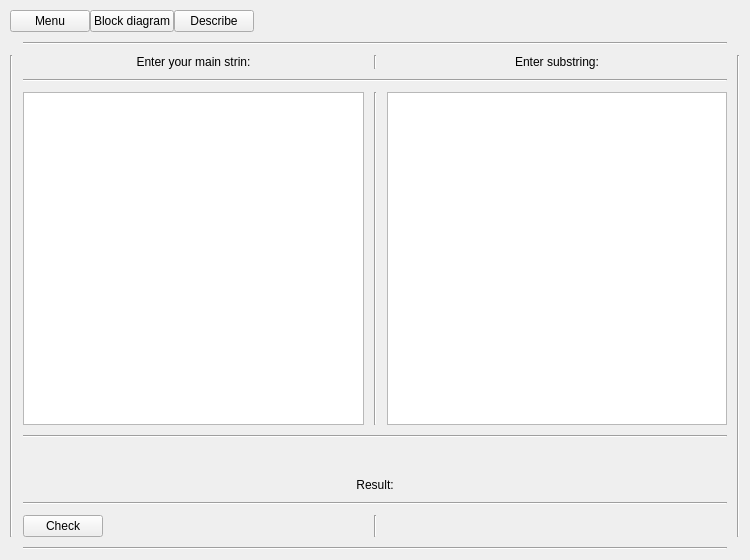
<?xml version="1.0" encoding="UTF-8"?>
<ui version="4.0">
 <class>Lab7Window</class>
 <widget class="QWidget" name="Lab7Window">
  <property name="geometry">
   <rect>
    <x>0</x>
    <y>0</y>
    <width>750</width>
    <height>560</height>
   </rect>
  </property>
  <property name="windowTitle">
   <string>Lab 7</string>
  </property>
  <layout class="QGridLayout" name="gridLayout_2">
   <property name="leftMargin">
    <number>10</number>
   </property>
   <property name="topMargin">
    <number>10</number>
   </property>
   <property name="rightMargin">
    <number>10</number>
   </property>
   <property name="bottomMargin">
    <number>10</number>
   </property>
   <property name="spacing">
    <number>0</number>
   </property>
   <item row="0" column="0">
    <layout class="QGridLayout" name="GLRoot" rowstretch="0,0">
     <property name="spacing">
      <number>10</number>
     </property>
     <item row="1" column="0">
      <layout class="QGridLayout" name="GLBody">
       <property name="spacing">
        <number>10</number>
       </property>
       <item row="8" column="1">
        <widget class="QPushButton" name="pBtnCheck">
         <property name="sizePolicy">
          <sizepolicy hsizetype="Maximum" vsizetype="Minimum">
           <horstretch>0</horstretch>
           <verstretch>0</verstretch>
          </sizepolicy>
         </property>
         <property name="text">
          <string>Check</string>
         </property>
        </widget>
       </item>
       <item row="1" column="4" rowspan="8">
        <widget class="Line" name="line_9">
         <property name="orientation">
          <enum>Qt::Vertical</enum>
         </property>
        </widget>
       </item>
       <item row="1" column="1">
        <widget class="QLabel" name="LMainString">
         <property name="text">
          <string>Enter your main strin:</string>
         </property>
         <property name="alignment">
          <set>Qt::AlignCenter</set>
         </property>
        </widget>
       </item>
       <item row="5" column="3">
        <spacer name="verticalSpacer_2">
         <property name="orientation">
          <enum>Qt::Vertical</enum>
         </property>
         <property name="sizeType">
          <enum>QSizePolicy::Preferred</enum>
         </property>
         <property name="sizeHint" stdset="0">
          <size>
           <width>20</width>
           <height>20</height>
          </size>
         </property>
        </spacer>
       </item>
       <item row="9" column="1" colspan="3">
        <widget class="Line" name="line_3">
         <property name="orientation">
          <enum>Qt::Horizontal</enum>
         </property>
        </widget>
       </item>
       <item row="1" column="2">
        <widget class="Line" name="line_5">
         <property name="orientation">
          <enum>Qt::Vertical</enum>
         </property>
        </widget>
       </item>
       <item row="3" column="2">
        <widget class="Line" name="line_4">
         <property name="orientation">
          <enum>Qt::Vertical</enum>
         </property>
        </widget>
       </item>
       <item row="2" column="1" colspan="3">
        <widget class="Line" name="line_2">
         <property name="orientation">
          <enum>Qt::Horizontal</enum>
         </property>
        </widget>
       </item>
       <item row="3" column="3">
        <widget class="QTextEdit" name="TESubString"/>
       </item>
       <item row="8" column="2">
        <widget class="Line" name="line_6">
         <property name="orientation">
          <enum>Qt::Vertical</enum>
         </property>
        </widget>
       </item>
       <item row="5" column="1">
        <spacer name="verticalSpacer">
         <property name="orientation">
          <enum>Qt::Vertical</enum>
         </property>
         <property name="sizeType">
          <enum>QSizePolicy::Preferred</enum>
         </property>
         <property name="sizeHint" stdset="0">
          <size>
           <width>20</width>
           <height>20</height>
          </size>
         </property>
        </spacer>
       </item>
       <item row="1" column="3">
        <widget class="QLabel" name="LSubString">
         <property name="text">
          <string>Enter substring:</string>
         </property>
         <property name="alignment">
          <set>Qt::AlignCenter</set>
         </property>
        </widget>
       </item>
       <item row="6" column="1" colspan="3">
        <widget class="QLabel" name="label">
         <property name="text">
          <string>Result:</string>
         </property>
         <property name="alignment">
          <set>Qt::AlignCenter</set>
         </property>
        </widget>
       </item>
       <item row="3" column="1">
        <widget class="QTextEdit" name="TEMainString"/>
       </item>
       <item row="1" column="0" rowspan="8">
        <widget class="Line" name="line_8">
         <property name="orientation">
          <enum>Qt::Vertical</enum>
         </property>
        </widget>
       </item>
       <item row="7" column="1" colspan="3">
        <widget class="Line" name="line">
         <property name="orientation">
          <enum>Qt::Horizontal</enum>
         </property>
        </widget>
       </item>
       <item row="0" column="1" colspan="3">
        <widget class="Line" name="line_7">
         <property name="orientation">
          <enum>Qt::Horizontal</enum>
         </property>
        </widget>
       </item>
       <item row="8" column="3">
        <widget class="QLabel" name="LResult">
         <property name="text">
          <string/>
         </property>
         <property name="alignment">
          <set>Qt::AlignCenter</set>
         </property>
        </widget>
       </item>
       <item row="4" column="1" colspan="3">
        <widget class="Line" name="line_10">
         <property name="orientation">
          <enum>Qt::Horizontal</enum>
         </property>
        </widget>
       </item>
      </layout>
     </item>
     <item row="0" column="0">
      <layout class="QHBoxLayout" name="HLMenu">
       <property name="spacing">
        <number>0</number>
       </property>
       <item>
        <widget class="QPushButton" name="pBtnMenu">
         <property name="text">
          <string>Menu</string>
         </property>
        </widget>
       </item>
       <item>
        <widget class="QPushButton" name="pBtnBlockDiagram">
         <property name="text">
          <string>Block diagram</string>
         </property>
        </widget>
       </item>
       <item>
        <widget class="QPushButton" name="pBtnDescribe">
         <property name="text">
          <string>Describe</string>
         </property>
        </widget>
       </item>
       <item>
        <spacer name="horizontalSpacer">
         <property name="orientation">
          <enum>Qt::Horizontal</enum>
         </property>
         <property name="sizeHint" stdset="0">
          <size>
           <width>40</width>
           <height>20</height>
          </size>
         </property>
        </spacer>
       </item>
      </layout>
     </item>
    </layout>
   </item>
  </layout>
 </widget>
 <resources/>
 <connections/>
</ui>
